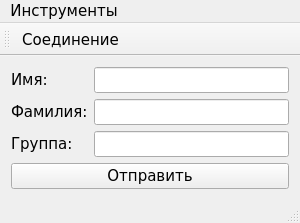
<?xml version="1.0" encoding="UTF-8"?>
<ui version="4.0">
 <class>MainWindow</class>
 <widget class="QMainWindow" name="MainWindow">
  <property name="geometry">
   <rect>
    <x>0</x>
    <y>0</y>
    <width>300</width>
    <height>205</height>
   </rect>
  </property>
  <property name="font">
   <font>
    <family>Verdana</family>
    <pointsize>11</pointsize>
   </font>
  </property>
  <property name="windowTitle">
   <string>Клиент</string>
  </property>
  <widget class="QWidget" name="centralWidget">
   <layout class="QVBoxLayout" name="verticalLayout">
    <item>
     <layout class="QGridLayout" name="gridLayout">
      <item row="0" column="0">
       <widget class="QLabel" name="firstNameLabel">
        <property name="text">
         <string>Имя:</string>
        </property>
       </widget>
      </item>
      <item row="0" column="1">
       <widget class="QLineEdit" name="firstNameLineEdit"/>
      </item>
      <item row="1" column="0">
       <widget class="QLabel" name="lastNameLabel">
        <property name="text">
         <string>Фамилия:</string>
        </property>
       </widget>
      </item>
      <item row="1" column="1">
       <widget class="QLineEdit" name="lastNameLineEdit"/>
      </item>
      <item row="2" column="0">
       <widget class="QLabel" name="groupLabel">
        <property name="text">
         <string>Группа:</string>
        </property>
       </widget>
      </item>
      <item row="2" column="1">
       <widget class="QLineEdit" name="groupLineEdit"/>
      </item>
     </layout>
    </item>
    <item>
     <widget class="QPushButton" name="sendButton">
      <property name="text">
       <string>Отправить</string>
      </property>
     </widget>
    </item>
   </layout>
  </widget>
  <widget class="QMenuBar" name="menuBar">
   <property name="geometry">
    <rect>
     <x>0</x>
     <y>0</y>
     <width>300</width>
     <height>21</height>
    </rect>
   </property>
   <widget class="QMenu" name="menu">
    <property name="title">
     <string>Инструменты</string>
    </property>
    <addaction name="actionConnection"/>
    <addaction name="separator"/>
    <addaction name="actionExit"/>
   </widget>
   <addaction name="menu"/>
  </widget>
  <widget class="QToolBar" name="mainToolBar">
   <attribute name="toolBarArea">
    <enum>TopToolBarArea</enum>
   </attribute>
   <attribute name="toolBarBreak">
    <bool>false</bool>
   </attribute>
   <addaction name="actionConnection"/>
  </widget>
  <widget class="QStatusBar" name="statusBar"/>
  <action name="actionConnection">
   <property name="text">
    <string>Соединение</string>
   </property>
  </action>
  <action name="actionExit">
   <property name="text">
    <string>Выход</string>
   </property>
  </action>
 </widget>
 <layoutdefault spacing="6" margin="11"/>
 <resources/>
 <connections/>
</ui>
